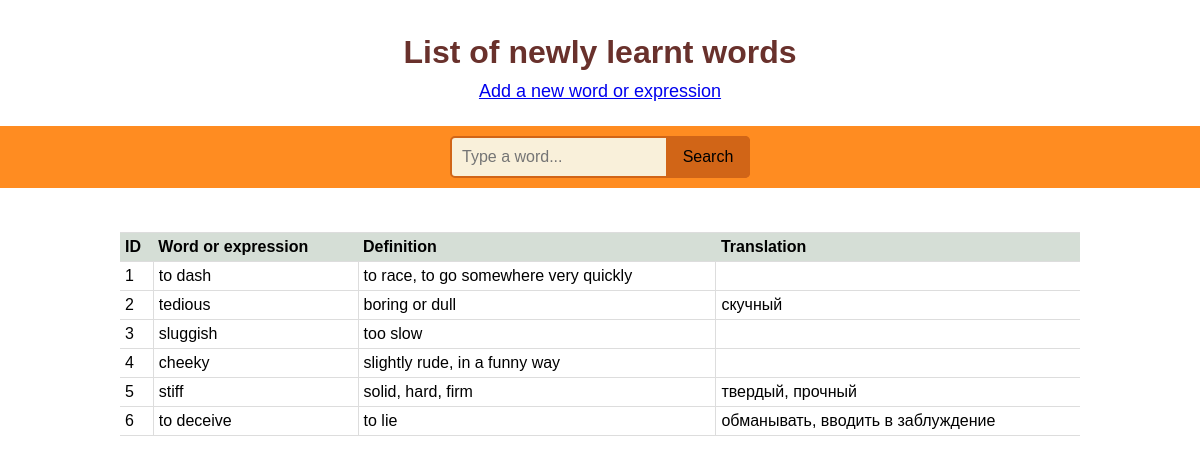
The page /word_list/ on the database its author committed.
### tables this page shows
CREATE TABLE vocabulary (
    word_id INTEGER NOT NULL PRIMARY KEY AUTOINCREMENT,
    word VARCHAR NOT NULL,
    description VARCHAR NOT NULL,
    word_translation VARCHAR
);

### main.py (the view)
@app.route("/word_list/")
def word_list():
    word_list = query_db('SELECT * FROM vocabulary;')
    search = request.args.get('search')
    if search:
        list_req = []
        for i in word_list:
            if search in i[1]:
                list_req.append(i)
        return render_template('word_list.html', word_list=list_req, count=len(list_req), search=search)
    return render_template('word_list.html', word_list=word_list)

### main.py (called while the page is built)
def get_db():
    db = getattr(g, '_database', None)
    if db is None:
        db = g._database = sqlite3.connect(DATABASE)
    return db

@app.teardown_appcontext
def close_connection(exception):
    db = getattr(g, '_database', None)
    if db is not None:
        db.close()

def query_db(query, args=(), one=False):
    cur = get_db().execute(query, args)
    rv = cur.fetchall()
    cur.close()
    return (rv[0] if rv else None) if one else rv

### templates/word_list.html (shortened to what this page needs)
<!DOCTYPE html>
<html lang="en">
<head>
    <link rel="stylesheet" href="/static/word_list/styles.css">
     <div class="flex flex-center">
         <h1>List of newly learnt words</h1>
     </div>
</head>
<body>
    <a href="/add_words/">Add a new word or expression</a>
    <div class="d1">
        <form action="" method="get">
            <input name="search" placeholder="Type a word..." type="search">
            <button type="submit">Search</button>
        </form>
    </div>
    <div class="results">
    </div>
     <table>
         <tbody>
             <tr>
                 <th>ID</th>
                 <th>Word or expression</th>
                 <th>Definition</th>
                 <th>Translation</th>
             </tr>
             {% for i in word_list %}
             <tr>
                 {% for j in i %}
                 <td>
                 {% if j is not none %}
                     {{j}}
                     {% endif %}
                 </td>
                 {% endfor %}
             </tr>
             {% endfor %}
         </tbody>
     </table>
</body>
</html>

### static/word_list/styles.css (style rules this page uses)
* { margin: 0; padding: 0; }
body { font-family: "Gill Sans", sans-serif; }
h1 { color: #69312c; width: 100%; height: 100%; display: flex; justify-content: center; align-items: center; margin-top: 2%; }
.results { width: 100%; height: 100%; display: flex; justify-content: center; align-items: center; color: black margin-top: -30%; margin-bottom: 0px; }
* { box-sizing: border-box; }
div { padding: 10px 0 }
form { position: relative; width: 300px; margin: 0 auto; }
.d1 { background: #ff8c21; }
.d1 input { font-family: "Gill Sans", sans-serif; font-size: 16px; width: 100%; height: 42px; padding-left: 10px; border: 2px solid #d16517; border-radius: 5px; outline: none; background: #F9F0DA; color: #9E9C9C; }
.d1 button { font-family: "Gill Sans", sans-serif; font-size: 16px; position: absolute; top: 0; right: 0px; width: 84px; height: 42px; border: none; background: #d16517; border-radius: 0 5px 5px 0; cursor: pointer; }
a { font-size: 18px; width: 100%; height: 100%; display: flex; justify-content: center; align-items: center; color: #7BA7AB margin-top: 0; margin-bottom: 2%; }
table { border-collapse: collapse; width: 80%; height: 80%; padding: 20px; margin-top: 2%; margin-left: 10%; margin-right: 10%; }
table th { text-align: left; }
th { font-weight: bold; padding: 5px; background: #d5ded6; border: 1px solid #dddddd; border-left: none; border-right: none; }
td { border: 1px solid #dddddd; padding: 5px; }
tr td:first-child, .table tr th:first-child { border-left: none; }
tr td:last-child, .table tr th:last-child { border-right: none; }

### rows shown on the page
vocabulary: i "1", word "to dash", description "to race, to go somewhere very quickly"
vocabulary: i "2", word "tedious", description "boring or dull", word_translation "скучный"
vocabulary: i "3", word "sluggish", description "too slow"
vocabulary: i "4", word "cheeky", description "slightly rude, in a funny way"
vocabulary: i "5", word "stiff", description "solid, hard, firm", word_translation "твердый, прочный"
vocabulary: i "6", word "to deceive", description "to lie", word_translation "обманывать, вводить в заблуждение"
